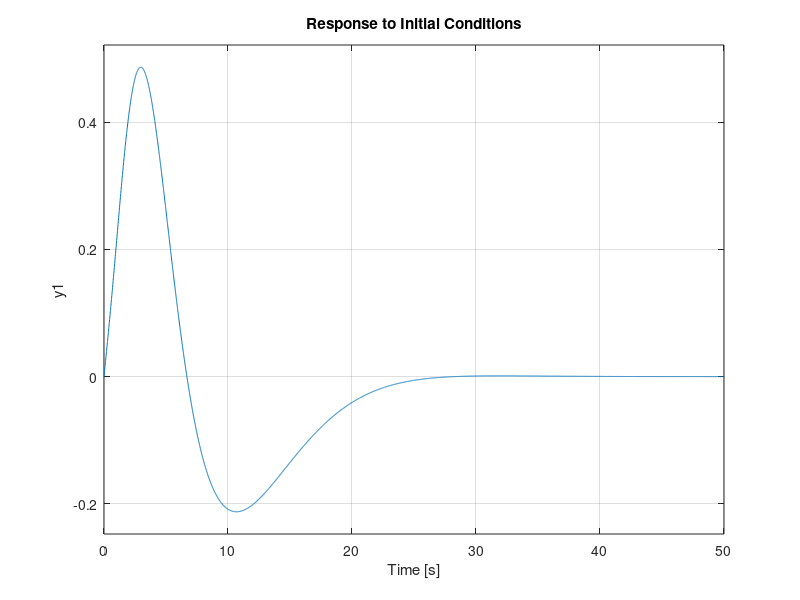

The MATLAB source for this figure:
%% LQG regulator Controller: with and wothout integral action
%
% Plant: G(s) = 3*(-2s+1) / ((5s+1)(10s+1))
%
% Design steps:
%   1) State feedback regulator via LQR on augmented plant (with and without integrators)
%   2) Kalman filter on original plant (integrator states not estimated)
%   3) Controller realization

close all;
clear all;
clc;

%% =========================================================
%  PLANT MODEL AND DIMENSIONS
%% =========================================================
G = tf(3*[-2 1],conv([5 1],[10 1])); % original plant
[A,B,C,D] = ssdata(G); % plant realization is (a,b,c,d)
Plant = ss(A,B,C,D);
% Input, outpout and state dimensions:
p = size(C,1); % p: no. of outputs
[n,m] = size(B); % n: no. of states; m: no. of inputs
Znm = zeros(n,m); % n x m
Zmm = zeros(m,m); % m x m
Znn = zeros(n,n); % n x n
Zmn = zeros(m,n); % m x n
Znp = zeros(n,p); % n x p
Zpp = zeros(p,p); % p x p
Zpm = zeros(p,m); % p x m

%% LQG regulator 
WithIntegralAction = 1; % boolean to select WITH and WITHOUT integral action

if WithIntegralAction
%% =========================================================
%  CONTROLLER 1: LQG WITH INTEGRAL ACTION
%% =========================================================
%% State feedback regulator
Aa = [A Znp;C Zpp];         % augmented dynamic matrix Aa of the plant with integrators
Ba = [B;Zpm];               % augmented input matrix Ba of the plant with integrators
Q = [Znn Znm;Zmn eye(p)];   % weight only on integrated error
R = 0.01*eye(m);              % input weight
K_lqr = lqr(Aa,Ba,Q,R);     % optimal state-feedback regulator
Kr = K_lqr(:,1:n);          % m x n: extract state feedback
Kri = K_lqr(:,n+1:end);     % m x p extract integrator feedbacks

% LQR on augmented system via CARE
% [P2, ~, K_lqr] = care(Aa, Ba, Q, R);
% K_lqr = inv(R)*B'*P; % Explicitly
% Kr  = K_lqr(:, 1:n);
% Kri = K_lqr(:, n+1:end);

%% Kalman filter that doesn't estimate integrator states
% Bnoise = eye(n);         % process noise model (Gd)
% W = eye(size(Bnoise,2)); % process noise weight
% V = 1*eye(p);            % measurement noise weight
% Estss = ss(A,[B Bnoise],C,zeros(p,m+n));
% [kalmfss,Ke,P] = kalman(Estss,W,V); % Kalman filter gain

% Kalman via CARE (dual problem)
% [Sigma, ~, Kf1_T] = care(A', C', W, V);
% Ke = Kf1_T';    % n x p
% Ke = Sigma * C' / V; % Explicitly

Bnoise = B;                                 % actuation noise model (Gd)
W = 0.001*eye(m);                               % actuation noise weight
V = 0.001*eye(p);                               % measurement noise weight
Estss = ss(A,[B Bnoise],C,zeros(p,m+m));
[kalmfss,Ke,P] = kalman(Estss,W,V);           % Kalman filter gain

% Kalman via CARE (dual problem)
% [Sigma, ~, Kf1_T] = care(A', C', B*W*B', V);
% Ke = Kf1_T';    % n x p
% Ke = Sigma * C' / V; % Explicitly

%% IMPORTANT NOTE ON THE COMMAND LQG and H2SYN FOR THE AUGMENTED PLANT
% The lqg command requires the plant to be stabilizable and detectable.
% The augmented plant (with integrator on the output) has a pole at s=0
% which is not observable from Ca = [C, 0], hence not detectable.
% Therefore, lqg cannot be used directly on the augmented plant.
% The correct approach is to use lqi for the state and integral gains
% (Kr, Kri) and lqg on the original plant to extract the Kalman gain Kf,
% then build the controller realization manually with the integrator
% as an internal state of the controller, not estimated by the Kalman filter.

%% Form controller from y to u
Ac = [A - Ke*C - B*Kr,  -B*Kri;
      zeros(p,n),         Zpp  ];   % (n+p) x (n+p)
Bc = [Ke;                eye(p)];   % (n+p) x p
Cc = [-Kr,              -Kri   ];   % m x (n+p)
Dc = zeros(m,p);                    % m x p

K_lqg_int = ss(Ac, Bc, Cc, Dc);

%% =========================================================
%  CLOSED-LOOP SYSTEMS
%% =========================================================
CL = feedback(G,K_lqg_int,+1); % Feedback positivo perchè 
% il segno meno è già nel controllore K_lqg
% Stability check
ev = eig(CL.A);

%% =========================================================
%  SIMULATION: initial condition response
%% =========================================================
x0_plant = [1; 0];
t = 0:0.01:50;
initial(CL,[x0_plant; zeros(n,1); zeros(p,1)],t);
grid on

else
%% =========================================================
%  CONTROLLER 2: LQG WITHOUT INTEGRAL ACTION
%% =========================================================
%% Manual construction of the LQG regulator via LQR/KALMAN (or CARE)
%% State feedback regulator (uncomment this if you want to use LQR/KALMAN commands)
Q = eye(n);           % weight only on state error
R = 0.01*eye(m);        % input weight
K_lqr = lqr(A,B,Q,R); % optimal state-feedback regulator
Kr = K_lqr;

% LQR via CARE
% [P, ~, Kr] = care(A, B, Q, R);
% Kr = inv(R)*B'*P; % Explicitly

%% Kalman filter
% (uncomment this if you want to use process noise)
% Bnoise = eye(n);                         % process noise model (Gd)
% W = eye(size(Bnoise,2));                 % process noise weight
% V = 1*eye(p);                            % measurement noise weight
% Estss = ss(A,[B Bnoise],C,zeros(p,m+n));
% [kalmfss,Ke,P] = kalman(Estss,W,V);      % Kalman filter gain

% Kalman via CARE (dual problem)
% [Sigma, ~, Kf1_T] = care(A', C', W, V);  % Kalman gain via CARE
% Ke = Kf1_T';                             % n x p
% Ke = Sigma * C' / V;                     % Explicitly

% (uncomment this if you want to use actuation noise)
Bnoise = B;                              % actuation noise model (Gd)
W = 0.001*eye(m);                            % actuation noise weight
V = 0.001*eye(p);                            % measurement noise weight
Estss = ss(A,[B Bnoise],C,zeros(p,m+m));
[kalmfss,Ke,P] = kalman(Estss,W,V);      % Kalman filter gain

% Kalman via CARE (dual problem)
% [Sigma, ~, Kf1_T] = care(A', C', B*W*B', V); % Kalman gain via CARE
% Ke = Kf1_T';                             % n x p
% Ke = Sigma * C' / V;                     % Explicitly

%% Form controller from y to u
Ac = A - Ke*C - B*Kr; % n x n
Bc = Ke;   % n x p
Cc = -Kr;   % m x n
Dc = zeros(m,p);   % m x p

K_lqg = ss(Ac, Bc, Cc, Dc);

%% LQG controller via lqg command (uncomment this if you want to use LQG command)
% Q = eye(n);                 % weight only on state error
% R = 100*eye(m);             % input weight
% Bnoise = eye(n);            % process noise model (Gd)
% W = eye(size(Bnoise,2));    % process noise weight
% V = 1*eye(p);               % measurement noise weight
% 
% K_lqg = lqg(Plant, blkdiag(Q,R), blkdiag(W,V));

%% LQG controller via h2syn (uncomment this if you want to use h2syn command)
% Q = eye(n);              % weight only on state error
% R = 100*eye(m);          % input weight
% Bnoise = eye(n);         % process noise model (Gd)
% W = eye(size(Bnoise,2)); % process noise weight
% W = 1*eye(m);            % actuation noise weight
% V = 1*eye(p);            % measurement noise weight

% sqrtQ  = sqrtm(Q);
% sqrtR  = sqrtm(R);
% sqrtW = sqrtm(W);
% sqrtV = sqrtm(V);
% 
% %  Generalized plant P(s)
% B1  = [sqrtW,      zeros(n,p)];   % n x (n+p) - process noise
% % B1  = [B*sqrtW,      zeros(n,p)];   % n x (n+p) - actuation noise
% B2  = B;                            % n x m
% 
% C1  = [sqrtQ;      zeros(m,n)];    % (n+m) x n
% D11 = zeros(n+m,   n+p);           % (n+m) x (n+p) - process noise
% % D11 = zeros(n+m,   m+p);           % (n+m) x (n+p) - actuation noise
% D12 = [zeros(n,m); sqrtR      ];   % (n+m) x m
% 
% C2  = C;                            % p x n
% D21 = [zeros(p,n), sqrtV     ];   % p x (n+p) - process noise
% % D21 = [zeros(p,m), sqrtV     ];   % p x (n+p) - actuation noise
% D22 = zeros(p,m);                   % p x m
% 
% P = ss(A, [B1, B2], [C1; C2], [D11, D12; D21, D22]);
% 
% [K_lqg, ~, gamma] = h2syn(P, p, m);

%% =========================================================
%  CLOSED-LOOP SYSTEMS
%% =========================================================
CL = feedback(G,K_lqg,+1); % Feedback positivo perchè 
% il segno meno è già nel controllore K_lqg
% Stability check
ev = eig(CL.A);

%% =========================================================
%  SIMULATION: initial condition response
%% =========================================================
x0_plant = [1; 0];
t = 0:0.01:50;
initial(CL,[x0_plant; zeros(n,1)],t);
% initial(CL,[x0_plant; x0_plant],t); % uncomment this if you want
% xhat0_plant = x0_plant (The kalman filter is initialized with the actual state value)
grid on
end
